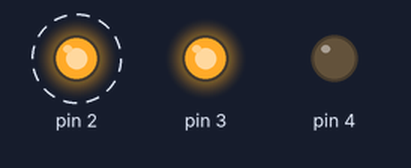
Simulated run of this sketch. Board: Arduino Uno, built with avr-gcc and run on an emulated ATmega328P. Parts: output pins drawn as LEDs (lit = HIGH). Dashed ring = blinking.

Above: at 0.2 s.
Timing chart, 0 to 3.0 s (numbered marks = the images above):
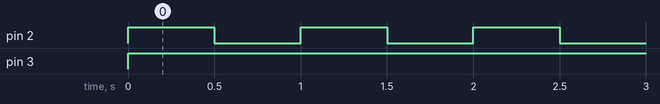

The sketch:

duty_cycle_payload_code.ino
```cpp
void setup() {
  // put your setup code here, to run once:
  //using:https://docs.arduino.cc/tutorials/generic/secrets-of-arduino-pwm
pinMode(2, OUTPUT);
pinMode(3,OUTPUT);
pinMode(4,OUTPUT);


}
// int freq = 0.5; //hz
// int duty_cycle = 50; //percent value
void loop() {
  // put your main code here, to run repeatedly:
digitalWrite(3, HIGH);
digitalWrite(4, LOW);

// digitalWrite(2, HIGH);
// delayMicroseconds(100); // Approximately 10% duty cycle @ 1KHz
// digitalWrite(2, LOW);
// delayMicroseconds(1000 - 100);

digitalWrite(2, HIGH);
delay(500); // 0.5 seconds, or 500 ms; 1Hz, 50% duty cycle
digitalWrite(2, LOW);
delay(1000 - 500);


// digitalWrite(2, HIGH);
// delay((duty_cycle/100)*(1/freq)*1000); // 0.5 seconds, or 500 ms; 1Hz, 50% duty cycle
// digitalWrite(2, LOW);
// delay((1/freq)*1000 - (duty_cycle/100)*(1/freq)*1000); //83 ms is 12 Hz

}
```

Measured:
- by itself, pin 2: alternates HIGH for 0.50 s and LOW for 0.50 s
- by itself, pin 3: LOW → HIGH at 0.00 s
